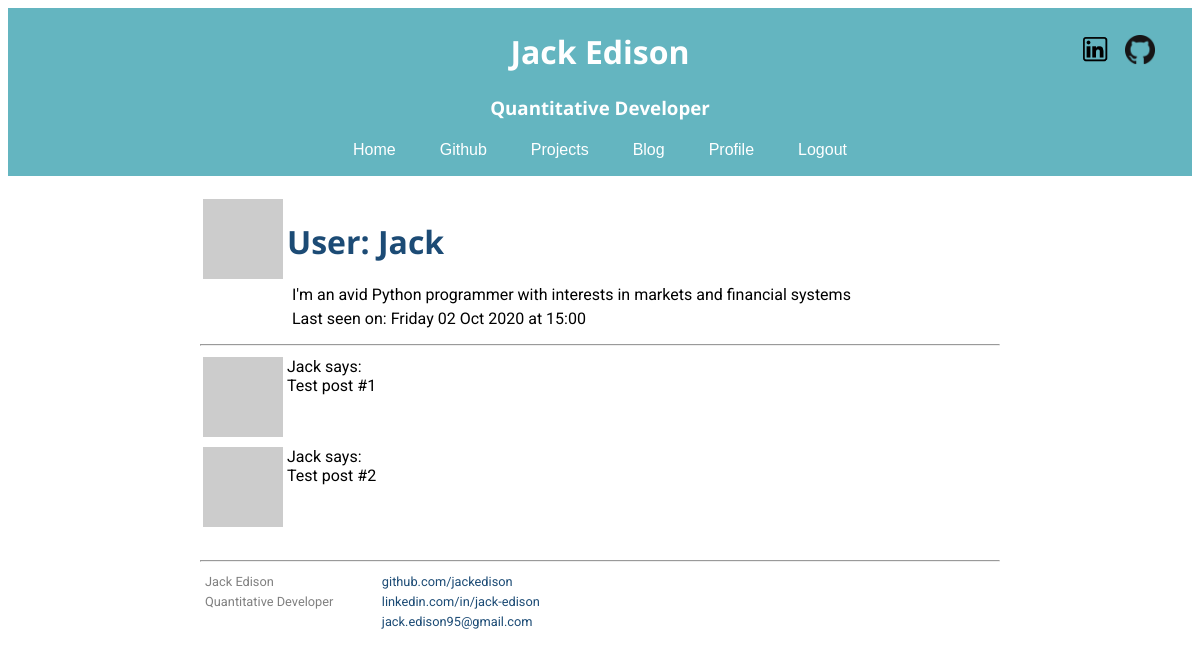
Page /user/Jack (signed in) on the committed database.
### my_package/models.py (models this page shows, shortened)
class User(UserMixin, db.Model):
    id = db.Column(db.Integer, primary_key=True)
    username = db.Column(db.String(64), index=True, unique=True)
    email = db.Column(db.String(120), index=True, unique=True)
    password_hash = db.Column(db.String(120))
    about_me = db.Column(db.String(140))
    last_seen = db.Column(db.DateTime, default=datetime.utcnow)
    posts = db.relationship('Post', backref='author', lazy='dynamic')
    def avatar(self, size):
        digest = md5(self.email.lower().encode('utf-8')).hexdigest()
        return 'https://www.gravatar.com/avatar/{}?d=identicon&s={}'.format(
            digest, size)

### my_package/routes.py (the view)
@app.route('/user/<username>')  # Dynamic <username> variable
@login_required
def user(username):
    user = User.query.filter_by(username=username).first_or_404()
    posts = [
        {'author': user, 'body': 'Test post #1'},
        {'author': user, 'body': 'Test post #2'}
    ]
    return render_template('user.html', user=user, posts=posts)

### my_package/models.py (called while the page is built)
@login.user_loader
def load_user(id):
    return User.query.get(int(id))

### my_package/routes.py (called while the page is built)
@app.before_request
def before_request():
    if current_user.is_authenticated:  # if user is logged in
        current_user.last_seen = datetime.utcnow()
        db.session.commit()

### my_package/templates/user.html (shortened to what this page needs)
{% extends "base.html" %}
{% block content %}
<div class="container">
    <table>
        <tr valign="top">
            <td><img src="{{ user.avatar(128) }}"></td>
            <td>
                <h1>User: {{ user.username }}</h1>
                {% if user.about_me %}<p>{{ user.about_me }}</p>{% endif %}
                {% if user.last_seen %}
                <p>
                    Last seen on: {{ user.last_seen.strftime('%A %d %b %Y at %H:%M') }}
                </p>
                {% endif %}
            </td>
        </tr>
    </table>
    <hr>
    {% for post in posts %}
        {% include '_post.html' %}
    {% endfor %}
</div>
{% endblock %}

### my_package/templates/_post.html
<table>
    <tr valign="top">
        <td><img src="{{ post.author.avatar(36) }}"></td>
        <td>{{ post.author.username }} says:<br>{{ post.body }}</td>
    </tr>
</table>

### my_package/static/css/main.css (style rules this page uses)
.container { padding-top: 10px; margin-left: auto; margin-right: auto; max-width: 800px; font-family: 'Roboto', sans-serif; color: black; }
h1 { font-family: 'Open Sans', sans-serif; color: rgb(28, 75, 117); }
p, div { font-family: 'Roboto', sans-serif; }
body { background-color: rgb(255, 255, 255); }
#projects-grid .text h2, h3, h4, h5, h6, p { margin: 5px; padding: 0px; vertical-align: top; }

### rows in the picture
User: username "Jack", about_me "I'm an avid Python programmer with interests in markets and financial systems", last_seen "Friday 02 Oct 2020 at 15:00", author.username "Jack" "Jack"

### other values in the picture
{{ post.body }} "Test post #1" "Test post #2"
